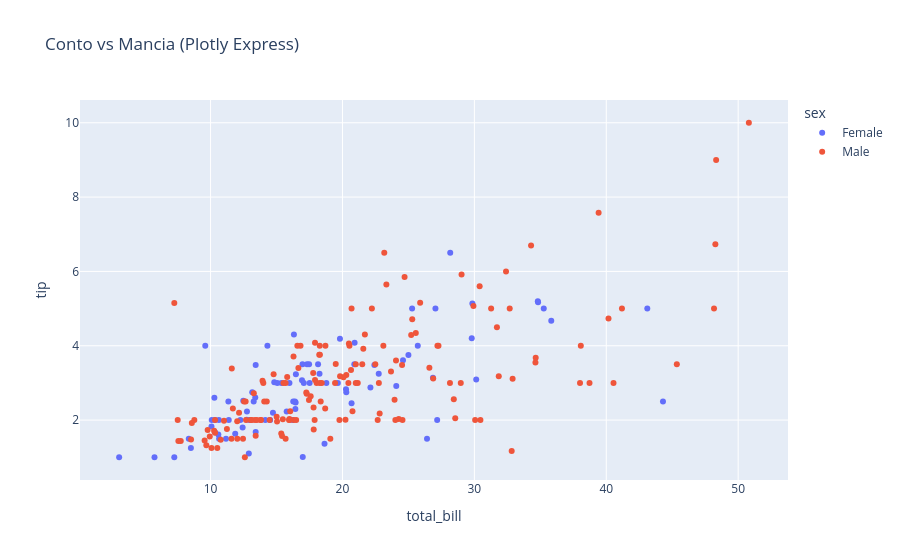
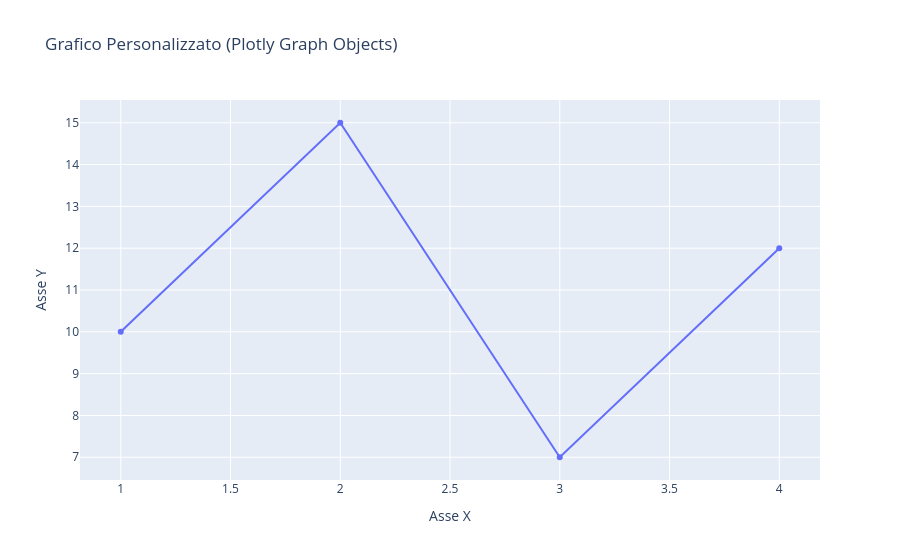

The notebook cell saved with these charts, in order:
### Markdown cell above
## 3. Introduzione a Plotly

**Plotly** produce grafici **interattivi HTML** che consentono zoom, hover con tooltip ed esportazione direttamente nel browser o all'interno del notebook.

Utilizza due interfacce principali:
* **px (Plotly Express)**: sintassi immediata e configurazioni automatiche adatte per il 70% dei casi[cite: 44, 46].
* **go (Graph Objects)**: permette di costruire e personalizzare il grafico pezzo dopo pezzo[cite: 50].

### Code cell
# Esempio Interattivo con Plotly Express (px)
fig_px = px.scatter(tips, x="total_bill", y="tip", color="sex", 
                    title="Conto vs Mancia (Plotly Express)")
fig_px.show()

# Esempio Interattivo con Plotly Graph Objects (go)
fig_go = go.Figure()
fig_go.add_trace(go.Scatter(x=[1, 2, 3, 4], y=[10, 15, 7, 12], mode='lines+markers', name='Andamento'))
fig_go.update_layout(title="Grafico Personalizzato (Plotly Graph Objects)", xaxis_title="Asse X", yaxis_title="Asse Y")
fig_go.show()

### Figure 1 — Plotly figure (JSON) as saved in the notebook; plotly's stock layout.template omitted (floating-point values rounded to 4 significant figures; data arrays with more than 128 entries replaced by an {"elided": "..."} marker saying what was removed)
{"data": [{"hovertemplate": "sex=Female<br>total_bill=%{x}<br>tip=%{y}<extra></extra>", "legendgroup": "Female", "marker": {"color": "#636efa", "symbol": "circle"}, "mode": "markers", "name": "Female", "orientation": "v", "showlegend": true, "type": "scatter", "x": [16.99, 24.59, 35.26, 14.83, 10.33, 16.97, 20.29, 15.77, 19.65, 15.06, 20.69, 16.93, 10.29, 34.81, 26.41, 16.45, 3.07, 17.07, 26.86, 25.28, 14.73, 10.07, 34.83, 5.75, 16.32, 22.75, 11.35, 15.38, 44.3, 22.42, 20.92, 14.31, 7.25, 25.71, 17.31, 10.65, 12.43, 24.08, 13.42, 12.48, 29.8, 14.52, 11.38, 20.27, 11.17, 12.26, 18.26, 8.51, 10.33, 14.15, 13.16, 17.47, 27.05, 16.43, 8.35, 18.64, 11.87, 29.85, 25.0, 13.39, 16.21, 17.51, 10.59, 10.63, 9.6, 20.9, 18.15, 19.81, 43.11, 13.0, 12.74, 13.0, 16.4, 16.47, 12.76, 13.27, 28.17, 12.9, 30.14, 13.42, 15.98, 16.27, 10.09, 22.12, 35.83, 27.18, 18.78], "xaxis": "x", "y": [1.01, 3.61, 5.0, 3.02, 1.67, 3.5, 2.75, 2.23, 3.0, 3.0, 2.45, 3.07, 2.6, 5.2, 1.5, 2.47, 1.0, 3.0, 3.14, 5.0, 2.2, 1.83, 5.17, 1.0, 4.3, 3.25, 2.5, 3.0, 2.5, 3.48, 4.08, 4.0, 1.0, 4.0, 3.5, 1.5, 1.8, 2.92, 1.68, 2.52, 4.2, 2.0, 2.0, 2.83, 1.5, 2.0, 3.25, 1.25, 2.0, 2.0, 2.75, 3.5, 5.0, 2.3, 1.5, 1.36, 1.63, 5.14, 3.75, 2.61, 2.0, 3.0, 1.61, 2.0, 4.0, 3.5, 3.5, 4.19, 5.0, 2.0, 2.01, 2.0, 2.5, 3.23, 2.23, 2.5, 6.5, 1.1, 3.09, 3.48, 3.0, 2.5, 2.0, 2.88, 4.67, 2.0, 3.0], "yaxis": "y"}, {"hovertemplate": "sex=Male<br>total_bill=%{x}<br>tip=%{y}<extra></extra>", "legendgroup": "Male", "marker": {"color": "#EF553B", "symbol": "circle"}, "mode": "markers", "name": "Male", "orientation": "v", "showlegend": true, "type": "scatter", "x": {"elided": "157 float values"}, "xaxis": "x", "y": {"elided": "157 float values"}, "yaxis": "y"}], "layout": {"legend": {"title": {"text": "sex"}, "tracegroupgap": 0}, "title": {"text": "Conto vs Mancia (Plotly Express)"}, "xaxis": {"anchor": "y", "domain": [0, 1], "title": {"text": "total_bill"}}, "yaxis": {"anchor": "x", "domain": [0, 1], "title": {"text": "tip"}}}}

### Figure 2 — Plotly figure (JSON) as saved in the notebook; plotly's stock layout.template omitted (floating-point values rounded to 4 significant figures)
{"data": [{"mode": "lines+markers", "name": "Andamento", "type": "scatter", "x": [1, 2, 3, 4], "y": [10, 15, 7, 12]}], "layout": {"title": {"text": "Grafico Personalizzato (Plotly Graph Objects)"}, "xaxis": {"title": {"text": "Asse X"}}, "yaxis": {"title": {"text": "Asse Y"}}}}
